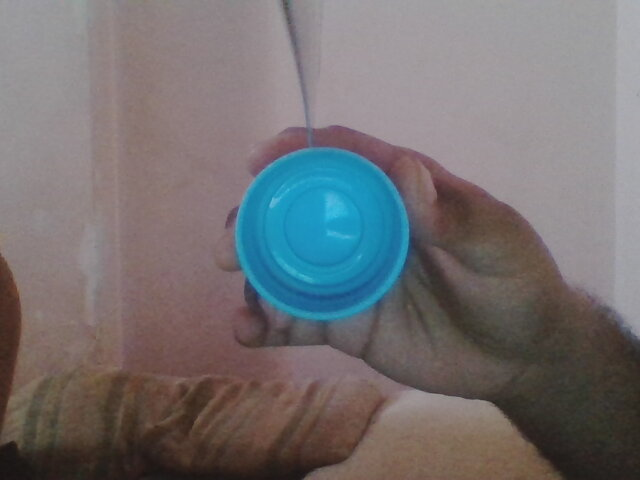
#> input picture test.jpg, 640 x 480 px, given in place of the camera
$ python opencv1.py
#> lines starting #> are read from the running program, lines starting #| are printed output that depends on the picture; after the words box and inside, x2 and y2 are one past the last pixel; in counts of white or black regions, pixels touching at a corner belong together
import numpy as np
import cv2

greenLower = (80, 100, 20)
greenUpper = (100, 255, 255)

camera = cv2.VideoCapture(0)

grabbed = True

while grabbed:
    (grabbed, frame) = camera.read()
#> frame is the input picture: shape (480, 640, 3); mean B, G, R 113.7, 112.2, 115.5

    hsv = cv2.cvtColor(frame, cv2.COLOR_BGR2HSV)
#> hsv: shape (480, 640, 3); mean H, S, V 82, 54.3, 127.3
    mask = cv2.inRange(hsv, greenLower, greenUpper)
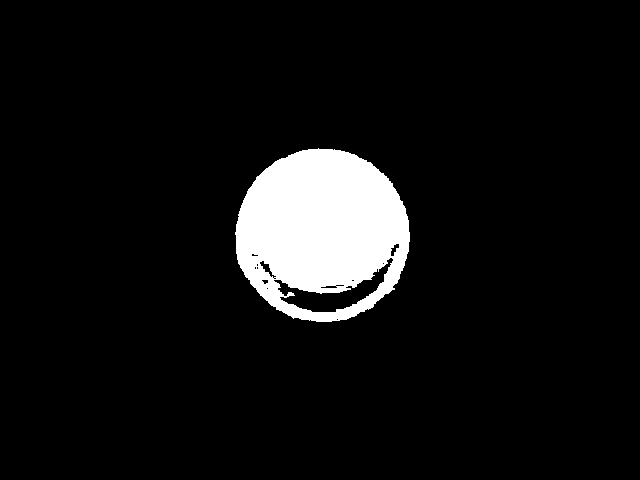
#> mask: shape (480, 640); 7.1% white; 1 white region, box (x1, y1, x2, y2) and area: (235, 148, 410, 322) 21671
    mask = cv2.erode(mask, (3,3), iterations=2)
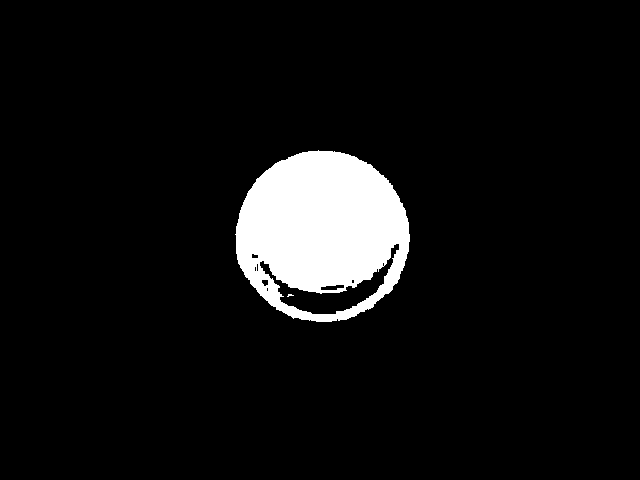
#> mask: shape (480, 640); 6.8% white; 2 white regions (1 under 20 px), largest, box (x1, y1, x2, y2) and area: (235, 150, 410, 322) 20880
    mask = cv2.dilate(mask, (3,3), iterations=2)
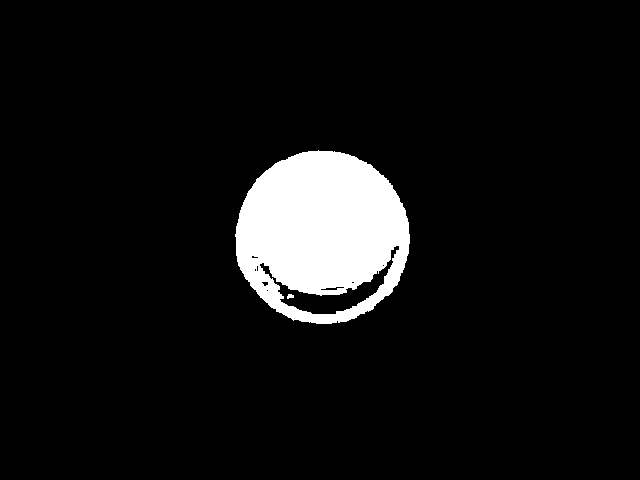
#> mask: shape (480, 640); 7% white; 2 white regions

    cnts = cv2.findContours(mask, cv2.RETR_EXTERNAL, cv2.CHAIN_APPROX_SIMPLE)[-2]
#> cnts = 1 contour; box (x1, y1, x2, y2) and area: (235, 150, 410, 324) 23468
    cv2.drawContours(frame,cnts,-1,(255,255,0),2)

    if len(cnts) > 0:
        c = max(cnts, key=cv2.contourArea)
#> c = contour of 267 points, box (x1, y1, x2, y2) (235, 150, 410, 324), area 23468
        ((x, y), radius) = cv2.minEnclosingCircle(c)
#> x = 321.9; y = 237.7; radius = 88.24

        if radius > 10:
            cv2.circle(frame, (int(x), int(y)), int(radius), (0, 255, 255), 2)
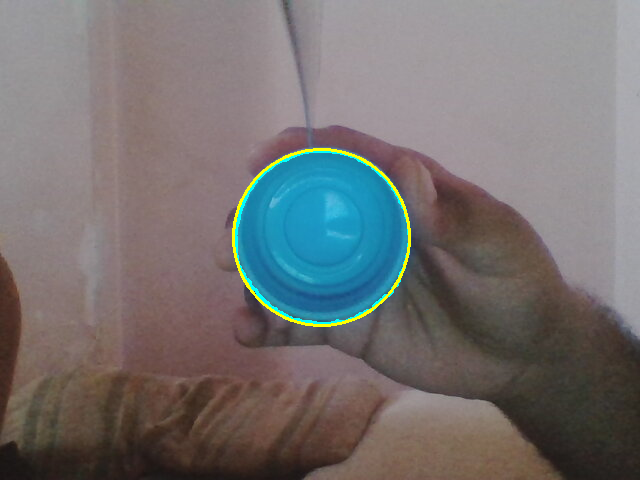
#> frame: shape (480, 640, 3); mean B, G, R 113.3, 113.4, 116.2

    cv2.imshow("Mask", mask)
    cv2.imshow("Frame", frame)

    key = cv2.waitKey(1) & 0xFF
#> (key q is pressed here)

    if key == ord('q'):
        grabbed = False

camera.release()
cv2.destroyAllWindows()
